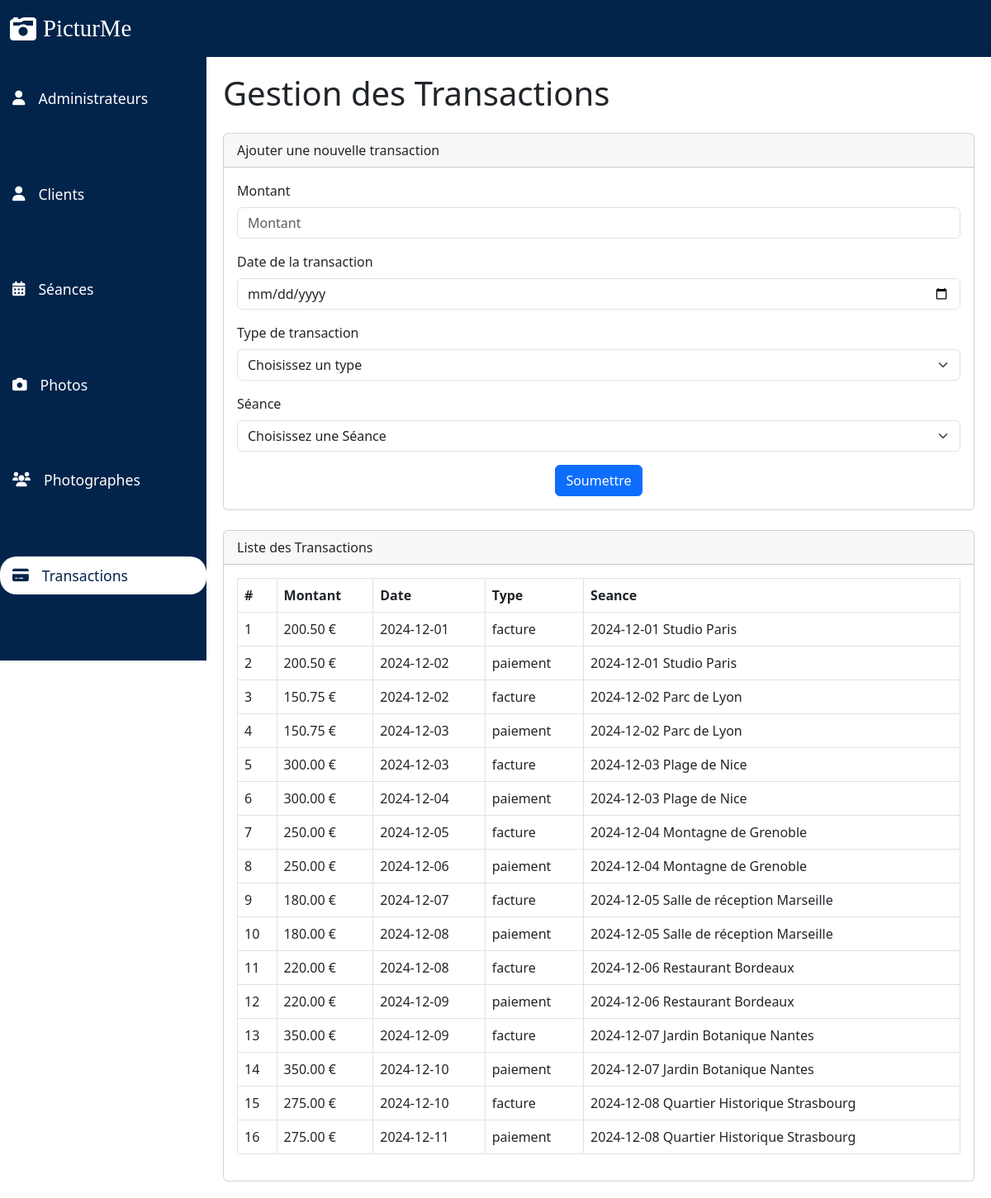
Screenshot of /pages/dashboard/transactions.php with the database file from the repository.
### tables this page shows
CREATE TABLE Transaction (
                             id_transaction INT PRIMARY KEY AUTO_INCREMENT,
                             montant DECIMAL(10, 2),
                             date_transaction DATE,
                             type_transaction ENUM('facture', 'paiement'),
                             id_seance INT,
                             FOREIGN KEY (id_seance) REFERENCES Seance(id_seance) ON DELETE CASCADE
);

CREATE TABLE Seance (
                        id_seance INT PRIMARY KEY AUTO_INCREMENT,
                        date_seance DATE,
                        heure TIME,
                        lieu VARCHAR(255),
                        id_client INT,
                        id_photographe INT,
                        FOREIGN KEY (id_client) REFERENCES Client(id_client) ON DELETE CASCADE,
                        FOREIGN KEY (id_photographe) REFERENCES Photographe(id_photographe) ON DELETE CASCADE
);

### public/pages/dashboard/transactions.php (the view, shortened to what this page needs)
<?php
include "../../login/connexion_bdd.php";
$sql_transactions = "SELECT
                        Transaction.id_transaction,
                        Transaction.montant,
                        Transaction.date_transaction,
                        Transaction.type_transaction,
                        Seance.date_seance AS date_seance,
                        Seance.lieu AS lieu_seance
                     FROM Transaction
                     LEFT JOIN Seance ON Transaction.id_seance = Seance.id_seance";
$result_transactions = mysqli_query($conn, $sql_transactions);
?>
<?php
include "../../composants/header.php";
include "../../composants/navbar.php";
include "../../composants/sidebar.php";
?>
<div class="content">
    <h1 class="mb-4">Gestion des Transactions</h1>
    <div class="card mb-4">
        <div class="card-header">Ajouter une nouvelle transaction</div>
        <div class="card-body">
            <form action="transactions.php" method="post">
                <div class="mb-3">
                    <label for="montant" class="form-label">Montant</label>
                    <input type="number" id="montant" name="montant" class="form-control" placeholder="Montant" required>
                </div>
                <div class="mb-3">
                    <label for="date_transaction" class="form-label">Date de la transaction</label>
                    <input type="date" id="date_transaction" name="date_transaction" class="form-control" required>
                </div>
                <div class="mb-3">
                    <label for="type_transaction" class="form-label">Type de transaction</label>
                    <select id="type_transaction" name="type_transaction" class="form-select" required>
                        <option value="" disabled selected>Choisissez un type</option>
                    </select>
                </div>
                <div class="mb-3">
                    <label for="id_seance" class="form-label">Séance</label>
                    <select id="id_seance" name="id_seance" class="form-select" required>
                        <option value="" disabled selected>Choisissez une Séance</option>
                    </select>
                </div>
                <div class="text-center">
                    <button type="submit" class="btn btn-primary">Soumettre</button>
                </div>
            </form>
        </div>
    </div>
    <div class="card">
        <div class="card-header">Liste des Transactions</div>
        <div class="card-body">
            <table class="table table-bordered">
                <thead>
                <tr>
                    <th>#</th>
                    <th>Montant</th>
                    <th>Date</th>
                    <th>Type</th>
                    <th>Seance</th>
                </tr>
                </thead>
                <tbody>
                <?php if ($result_transactions->num_rows > 0): ?>
                    <?php while ($row = $result_transactions->fetch_assoc()): ?>
                        <tr>
                            <td><?php echo htmlspecialchars($row['id_transaction'], ENT_QUOTES, 'UTF-8'); ?></td>
                            <td><?php echo htmlspecialchars($row['montant'], ENT_QUOTES, 'UTF-8'); ?> €</td>
                            <td><?php echo htmlspecialchars($row['date_transaction'], ENT_QUOTES, 'UTF-8'); ?></td>
                            <td><?php echo htmlspecialchars($row['type_transaction'], ENT_QUOTES, 'UTF-8'); ?></td>
                            <td>
                                <?php
                                if ($row['date_seance']) {
                                    echo htmlspecialchars($row['date_seance'], ENT_QUOTES, 'UTF-8') . ' ' . htmlspecialchars($row['lieu_seance'], ENT_QUOTES, 'UTF-8');
                                } else {
                                    echo "Aucune séance associée";
                                }
                                ?>
                            </td>
                        </tr>
                    <?php endwhile; ?>
                <?php else: ?>
                    <tr>
                        <td colspan="5" class="text-center">Aucune transaction trouvée</td>
                    </tr>
                <?php endif; ?>
                </tbody>
            </table>
        </div>
    </div>
</div>
</body>
</html>

### ressources/css/dashboard.css (style rules this page uses)
.content { margin-left: 250px; padding: 20px; overflow-y: auto; }

### rows the page displays
transaction: id_transaction "1", montant "200.50", date_transaction "2024-12-01", type_transaction "facture", id_seance.date_seance "2024-12-01", id_seance.lieu "Studio Paris"
transaction: id_transaction "2", montant "200.50", date_transaction "2024-12-02", type_transaction "paiement", id_seance.date_seance "2024-12-01", id_seance.lieu "Studio Paris"
transaction: id_transaction "3", montant "150.75", date_transaction "2024-12-02", type_transaction "facture", id_seance.date_seance "2024-12-02", id_seance.lieu "Parc de Lyon"
transaction: id_transaction "4", montant "150.75", date_transaction "2024-12-03", type_transaction "paiement", id_seance.date_seance "2024-12-02", id_seance.lieu "Parc de Lyon"
transaction: id_transaction "5", montant "300.00", date_transaction "2024-12-03", type_transaction "facture", id_seance.date_seance "2024-12-03", id_seance.lieu "Plage de Nice"
transaction: id_transaction "6", montant "300.00", date_transaction "2024-12-04", type_transaction "paiement", id_seance.date_seance "2024-12-03", id_seance.lieu "Plage de Nice"
transaction: id_transaction "7", montant "250.00", date_transaction "2024-12-05", type_transaction "facture", id_seance.date_seance "2024-12-04", id_seance.lieu "Montagne de Grenoble"
transaction: id_transaction "8", montant "250.00", date_transaction "2024-12-06", type_transaction "paiement", id_seance.date_seance "2024-12-04", id_seance.lieu "Montagne de Grenoble"
transaction: id_transaction "9", montant "180.00", date_transaction "2024-12-07", type_transaction "facture", id_seance.date_seance "2024-12-05", id_seance.lieu "Salle de réception Marseille"
transaction: id_transaction "10", montant "180.00", date_transaction "2024-12-08", type_transaction "paiement", id_seance.date_seance "2024-12-05", id_seance.lieu "Salle de réception Marseille"
transaction: id_transaction "11", montant "220.00", date_transaction "2024-12-08", type_transaction "facture", id_seance.date_seance "2024-12-06", id_seance.lieu "Restaurant Bordeaux"
transaction: id_transaction "12", montant "220.00", date_transaction "2024-12-09", type_transaction "paiement", id_seance.date_seance "2024-12-06", id_seance.lieu "Restaurant Bordeaux"
transaction: id_transaction "13", montant "350.00", date_transaction "2024-12-09", type_transaction "facture", id_seance.date_seance "2024-12-07", id_seance.lieu "Jardin Botanique Nantes"
transaction: id_transaction "14", montant "350.00", date_transaction "2024-12-10", type_transaction "paiement", id_seance.date_seance "2024-12-07", id_seance.lieu "Jardin Botanique Nantes"
transaction: id_transaction "15", montant "275.00", date_transaction "2024-12-10", type_transaction "facture", id_seance.date_seance "2024-12-08", id_seance.lieu "Quartier Historique Strasbourg"
transaction: id_transaction "16", montant "275.00", date_transaction "2024-12-11", type_transaction "paiement", id_seance.date_seance "2024-12-08", id_seance.lieu "Quartier Historique Strasbourg"
